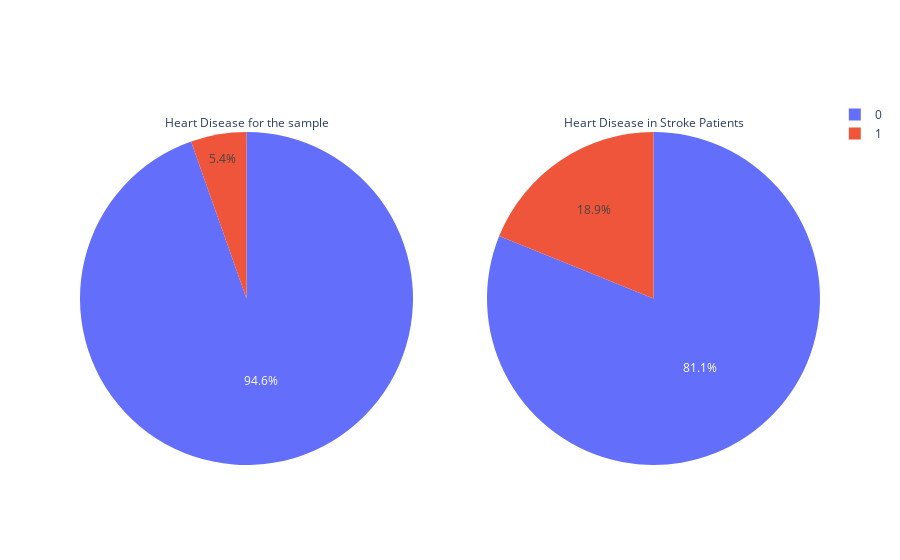

Here is the notebook cell this chart was saved with:
### Code cell
heart_disease_sample = pd.DataFrame(df.groupby('heart_disease').count()['stroke'])
heart_disease_stroke = pd.DataFrame(df[df['stroke']==1].groupby('heart_disease').count()['stroke'])
fig = make_subplots(rows=1, cols=2, specs=[[{"type": "pie"}, {"type": "pie"}]])
fig.add_trace(go.Pie(values=heart_disease_sample.stroke,labels=heart_disease_sample.index,title='Heart Disease for the sample',domain=dict(x=[0, 0.5])),row=1,col=1)
fig.add_trace(go.Pie(values=heart_disease_stroke.stroke,labels=heart_disease_stroke.index,title='Heart Disease in Stroke Patients',domain=dict(x=[0.5,1])),row=1,col=2)
fig.show()

### Figure 1 — Plotly figure (JSON) as saved in the notebook; plotly's stock layout.template omitted (floating-point values rounded to 4 significant figures)
{"data": [{"domain": {"x": [0, 0.45], "y": [0, 1]}, "labels": [0, 1], "title": {"text": "Heart Disease for the sample"}, "type": "pie", "values": [4834, 276]}, {"domain": {"x": [0.55, 1], "y": [0, 1]}, "labels": [0, 1], "title": {"text": "Heart Disease in Stroke Patients"}, "type": "pie", "values": [202, 47]}], "layout": {}}
